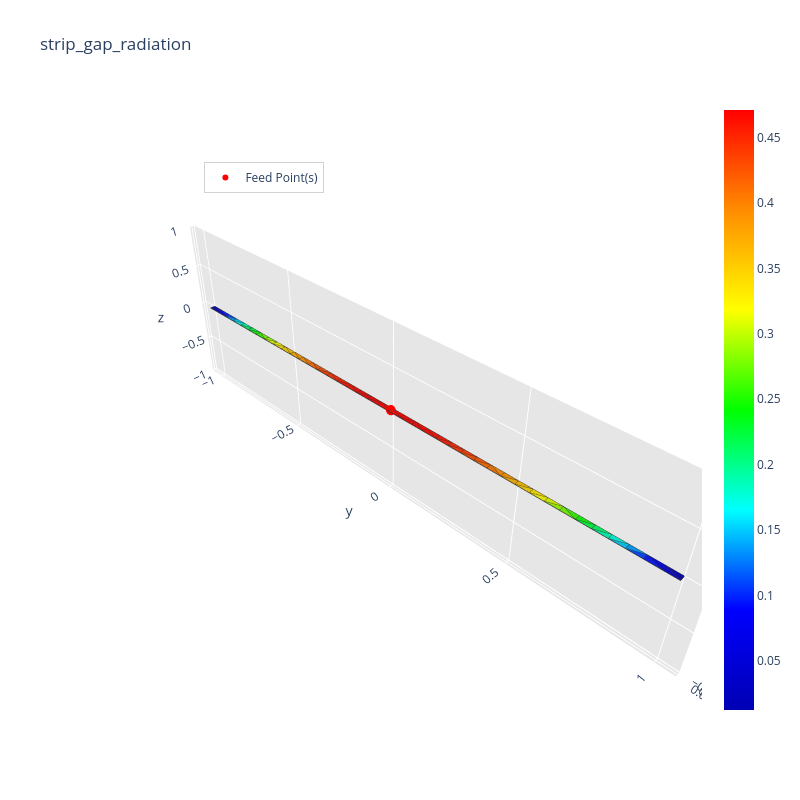

This figure's notebook cell:
### Markdown cell above
if new_feed: matrice_z, voltage, current, surface_current_density = radiation_algorithm(path.mat, frequency, feed_point, voltage_amplitude=1, port_type=0)
else: pass

### Code cell
_ = radiation_algorithm(path, frequency, feed_point, excitation_unit_vector='y', gap_width=1.1*initial_mesh_size)

### Figure 1 — Plotly figure (JSON) as saved in the notebook; plotly's stock layout.template omitted (floating-point values rounded to 4 significant figures; data arrays with more than 128 entries replaced by an {"elided": "..."} marker saying what was removed)
{"data": [{"facecolor": ["rgb(0, 0, 180)", "rgb(0, 0, 217)", "rgb(0, 0, 180)", "rgb(0, 0, 217)", "rgb(0, 0, 233)", "rgb(0, 159, 255)", "rgb(0, 68, 255)", "rgb(0, 22, 255)", "rgb(0, 255, 223)", "rgb(0, 203, 255)", "rgb(0, 255, 101)", "rgb(0, 255, 181)", "rgb(13, 255, 0)", "rgb(0, 255, 62)", "rgb(50, 255, 0)", "rgb(221, 255, 0)", "rgb(155, 255, 0)", "rgb(121, 255, 0)", "rgb(255, 228, 0)", "rgb(253, 255, 0)", "rgb(255, 190, 0)", "rgb(255, 215, 0)", "rgb(255, 155, 0)", "rgb(255, 178, 0)", "rgb(255, 144, 0)", "rgb(255, 88, 0)", "rgb(255, 109, 0)", "rgb(255, 121, 0)", "rgb(255, 60, 0)", "rgb(255, 78, 0)", "rgb(255, 37, 0)", "rgb(255, 52, 0)", "rgb(255, 19, 0)", "rgb(255, 30, 0)", "rgb(255, 15, 0)", "rgb(255, 4, 0)", "rgb(255, 7, 0)", "rgb(255, 1, 0)", "rgb(255, 0, 0)", "rgb(255, 1, 0)", "rgb(255, 3, 0)", "rgb(255, 8, 0)", "rgb(255, 8, 0)", "rgb(255, 0, 0)", "rgb(255, 1, 0)", "rgb(255, 3, 0)", "rgb(255, 4, 0)", "rgb(255, 1, 0)", "rgb(255, 7, 0)", "rgb(255, 30, 0)", "rgb(255, 19, 0)", "rgb(255, 15, 0)", "rgb(255, 37, 0)", "rgb(255, 78, 0)", "rgb(255, 60, 0)", "rgb(255, 52, 0)", "rgb(255, 88, 0)", "rgb(255, 121, 0)", "rgb(255, 109, 0)", "rgb(255, 155, 0)", "rgb(255, 144, 0)", "rgb(255, 190, 0)", "rgb(255, 178, 0)", "rgb(253, 255, 0)", "rgb(255, 228, 0)", "rgb(255, 215, 0)", "rgb(155, 255, 0)", "rgb(221, 255, 0)", "rgb(121, 255, 0)", "rgb(0, 255, 62)", "rgb(13, 255, 0)", "rgb(50, 255, 0)", "rgb(0, 255, 181)", "rgb(0, 255, 101)", "rgb(0, 203, 255)", "rgb(0, 255, 223)", "rgb(0, 68, 255)", "rgb(0, 159, 255)", "rgb(0, 22, 255)", "rgb(0, 0, 233)"], "i": [0, 1, 43, 43, 44, 45, 40, 41, 46, 39, 47, 38, 48, 37, 49, 50, 35, 36, 51, 34, 51, 33, 52, 33, 53, 54, 31, 32, 55, 30, 56, 29, 57, 28, 27, 60, 59, 61, 60, 60, 62, 63, 62, 64, 63, 63, 65, 20, 66, 67, 18, 19, 68, 69, 68, 68, 70, 71, 70, 72, 71, 73, 72, 74, 11, 73, 75, 10, 76, 77, 8, 9, 78, 7, 79, 6, 80, 5, 81, 4], "j": [1, 4, 2, 42, 42, 40, 41, 42, 39, 40, 38, 39, 37, 38, 37, 35, 36, 37, 34, 35, 52, 34, 53, 52, 54, 55, 54, 54, 56, 55, 57, 56, 58, 57, 58, 26, 26, 24, 24, 25, 24, 23, 23, 21, 21, 22, 20, 21, 20, 18, 19, 20, 18, 16, 16, 17, 16, 15, 15, 14, 14, 13, 13, 11, 12, 12, 10, 11, 10, 8, 9, 10, 7, 8, 6, 7, 5, 6, 5, 5], "k": [81, 81, 3, 2, 43, 44, 44, 44, 45, 45, 46, 46, 47, 47, 48, 49, 49, 49, 50, 50, 33, 51, 32, 32, 32, 30, 30, 31, 29, 29, 28, 28, 27, 27, 59, 59, 27, 60, 25, 26, 61, 62, 24, 63, 22, 23, 64, 64, 65, 66, 66, 66, 67, 68, 17, 18, 69, 70, 16, 71, 15, 72, 14, 73, 73, 13, 74, 74, 75, 76, 76, 76, 77, 77, 78, 78, 79, 79, 80, 81], "name": "", "type": "mesh3d", "x": [-0.01, 0.01, 0.01, -0.01, 0.01, 0.01, 0.01, 0.01, 0.01, 0.01, 0.01, 0.01, 0.01, 0.01, 0.01, 0.01, 0.01, 0.01, 0.01, 0.01, 0.01, 0.01, 0.01, 0.01, 0.01, 0.01, 0.01, 0.01, 0.01, 0.01, 0.01, 0.01, 0.01, 0.01, 0.01, 0.01, 0.01, 0.01, 0.01, 0.01, 0.01, 0.01, 0.01, -0.01, -0.01, -0.01, -0.01, -0.01, -0.01, -0.01, -0.01, -0.01, -0.01, -0.01, -0.01, -0.01, -0.01, -0.01, -0.01, -0.01, -0.01, -0.01, -0.01, -0.01, -0.01, -0.01, -0.01, -0.01, -0.01, -0.01, -0.01, -0.01, -0.01, -0.01, -0.01, -0.01, -0.01, -0.01, -0.01, -0.01, -0.01, -0.01], "y": [-1.0, -1.0, 1.0, 1.0, -0.95, -0.9, -0.85, -0.8, -0.75, -0.7, -0.65, -0.6, -0.55, -0.5, -0.45, -0.4, -0.35, -0.3, -0.25, -0.2, -0.15, -0.1, -0.05, 0.0, 0.05, 0.1, 0.15, 0.2, 0.25, 0.3, 0.35, 0.4, 0.45, 0.5, 0.55, 0.6, 0.65, 0.7, 0.75, 0.8, 0.85, 0.9, 0.95, 0.95, 0.9, 0.85, 0.8, 0.75, 0.7, 0.65, 0.6, 0.55, 0.5, 0.45, 0.4, 0.35, 0.3, 0.25, 0.2, 0.15, 0.1, 0.05, 0.0, -0.05, -0.1, -0.15, -0.2, -0.25, -0.3, -0.35, -0.4, -0.45, -0.5, -0.55, -0.6, -0.65, -0.7, -0.75, -0.8, -0.85, -0.9, -0.95], "z": [0.0, 0.0, 0.0, 0.0, 0.0, 0.0, 0.0, 0.0, 0.0, 0.0, 0.0, 0.0, 0.0, 0.0, 0.0, 0.0, 0.0, 0.0, 0.0, 0.0, 0.0, 0.0, 0.0, 0.0, 0.0, 0.0, 0.0, 0.0, 0.0, 0.0, 0.0, 0.0, 0.0, 0.0, 0.0, 0.0, 0.0, 0.0, 0.0, 0.0, 0.0, 0.0, 0.0, 0.0, 0.0, 0.0, 0.0, 0.0, 0.0, 0.0, 0.0, 0.0, 0.0, 0.0, 0.0, 0.0, 0.0, 0.0, 0.0, 0.0, 0.0, 0.0, 0.0, 0.0, 0.0, 0.0, 0.0, 0.0, 0.0, 0.0, 0.0, 0.0, 0.0, 0.0, 0.0, 0.0, 0.0, 0.0, 0.0, 0.0, 0.0, 0.0]}, {"line": {"color": "rgb(50, 50, 50)", "width": 1.5}, "mode": "lines", "showlegend": false, "type": "scatter3d", "x": {"elided": "400 float values"}, "y": {"elided": "400 float values"}, "z": {"elided": "400 int values"}}, {"hoverinfo": "none", "marker": {"color": [0.01229, 0.4712], "colorscale": [[0, "rgb(0, 0, 180)"], [0.1667, "rgb(0, 0, 255)"], [0.3333, "rgb(0, 255, 255)"], [0.5, "rgb(0, 255, 0)"], [0.6667, "rgb(255, 255, 0)"], [0.8333, "rgb(255, 140, 0)"], [1, "rgb(255, 0, 0)"]], "showscale": true, "size": 0.1}, "mode": "markers", "showlegend": false, "type": "scatter3d", "x": [-0.01], "y": [-1.0], "z": [0.0]}, {"marker": {"color": "red", "size": 6, "symbol": "circle"}, "mode": "markers+text", "name": "Feed Point(s)", "type": "scatter3d", "x": [0], "y": [0], "z": [0]}], "layout": {"height": 800, "legend": {"bgcolor": "rgba(255,255,255,0.7)", "bordercolor": "lightgray", "borderwidth": 1, "x": 0.2, "xanchor": "left", "y": 0.9, "yanchor": "top"}, "scene": {"aspectratio": {"x": 0.01, "y": 1, "z": 0.3}, "camera": {"eye": {"x": 0.65, "y": 0.65, "z": 0.65}}, "xaxis": {"backgroundcolor": "rgb(230, 230, 230)", "gridcolor": "rgb(255, 255, 255)", "showbackground": true, "zerolinecolor": "rgb(255, 255, 255)"}, "yaxis": {"backgroundcolor": "rgb(230, 230, 230)", "gridcolor": "rgb(255, 255, 255)", "showbackground": true, "zerolinecolor": "rgb(255, 255, 255)"}, "zaxis": {"backgroundcolor": "rgb(230, 230, 230)", "gridcolor": "rgb(255, 255, 255)", "showbackground": true, "zerolinecolor": "rgb(255, 255, 255)"}}, "title": {"text": "strip_gap_radiation"}, "width": 800}}
